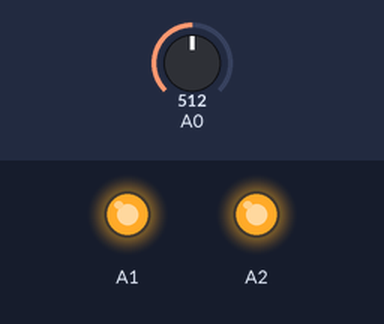
The sketch below on a simulated Arduino Uno, built with avr-gcc and run on an emulated ATmega328P. Shown: output pins drawn as LEDs (lit = HIGH). Inputs (shaded band) come from the test bench; at power-on: A0 = 512.

Above: at 1.2 s.
1.3 s: A0 set to 993
3.1 s: A0 set to 1018
At 3.6 s:
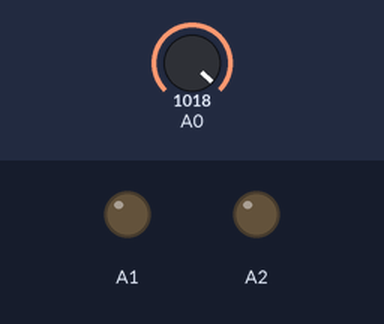
4.6 s: A0 set to 990
At 5.9 s:
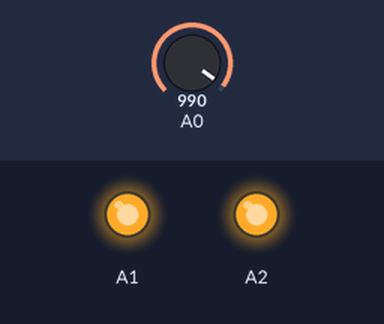
6.2 s: A0 set to 1010
At 7.3 s:
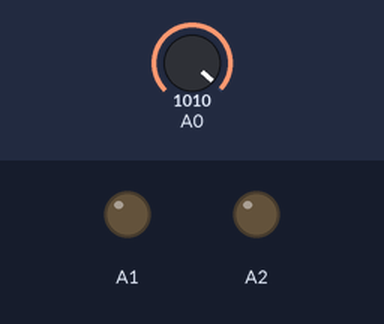
Timing chart, 0 to 8.7 s (numbered marks = the images above; inputs shaded):
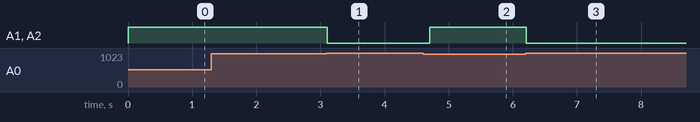

The sketch:

embedded_heat_warn.ino
```cpp
// The alpha value of the filter, which controls the degree of filtering, ranges from 0 to 1.
const float alpha = 0.6;
float sensorValFiltered = 0.0;
float minThreshold = 1000;

void setup() {
  pinMode(A0, INPUT);
  pinMode(A1, OUTPUT);
  pinMode(A2, OUTPUT);
  Serial.begin(115200);
}

void loop() {
  // Read sensor data
  int analogValue = analogRead(A0);

  // Filtering the data
  sensorValFiltered = alpha * analogValue + (1 - alpha) * sensorValFiltered;

  if (sensorValFiltered < 1000)
  {
    digitalWrite(A1, HIGH);
    digitalWrite(A2, HIGH);
  }
  else{
    digitalWrite(A1, LOW);
    digitalWrite(A2, LOW);
  }

  delay(100);
}
```

Measured:
- the behaviour switches between 1000 and 1001 on A0 (found by bisection; images 0 and 1)
- after the input at 1.3 s, every drawn part: stays the same
- after the input at 3.1 s, A1, A2: HIGH → LOW at once
- after the input at 4.6 s, A1, A2: LOW → HIGH after 0.11 s
- after the input at 6.2 s, A1, A2: HIGH → LOW at once
